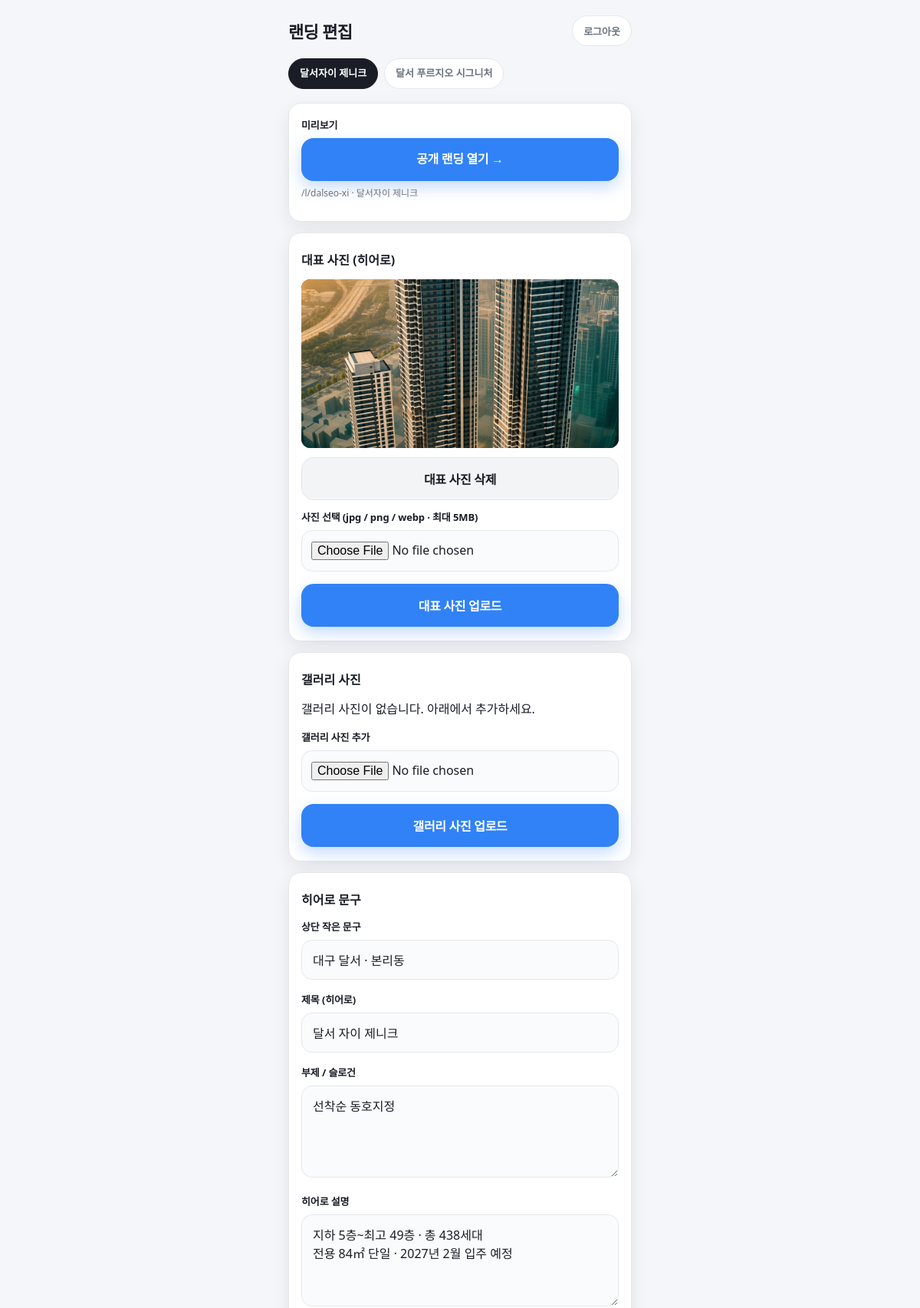
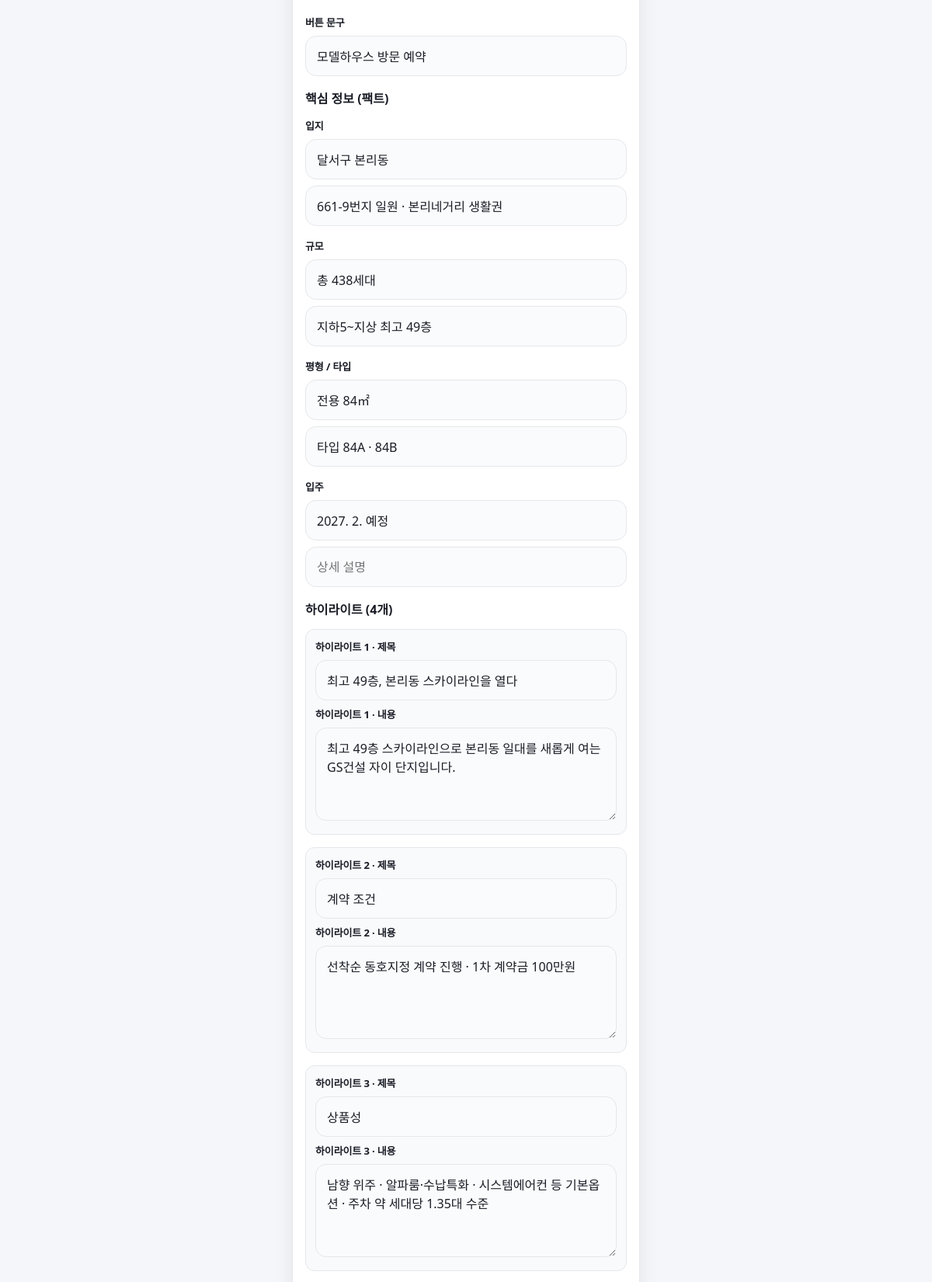
Screenshot of /admin/landing/dalseo-xi-zenique (signed in, upper part) with the database file from the repository (2 pictures, top to bottom).
### tables this page shows
CREATE TABLE landing_pages (
            slug TEXT PRIMARY KEY,
            hero_title TEXT NOT NULL DEFAULT '',
            hero_subtitle TEXT NOT NULL DEFAULT '',
            hero_cta TEXT NOT NULL DEFAULT '',
            hero_eyebrow TEXT NOT NULL DEFAULT '',
            hero_lead TEXT NOT NULL DEFAULT '',
            highlights_json TEXT NOT NULL DEFAULT '[]',
            price_range TEXT NOT NULL DEFAULT '',
            price_note TEXT NOT NULL DEFAULT '',
            disclaimer TEXT NOT NULL DEFAULT '',
            fact_location TEXT NOT NULL DEFAULT '',
            fact_location_detail TEXT NOT NULL DEFAULT '',
            fact_scale TEXT NOT NULL DEFAULT '',
            fact_scale_detail TEXT NOT NULL DEFAULT '',
            fact_unit TEXT NOT NULL DEFAULT '',
            fact_unit_detail TEXT NOT NULL DEFAULT '',
            fact_move_in TEXT NOT NULL DEFAULT '',
            fact_move_in_detail TEXT NOT NULL DEFAULT '',
            hero_image TEXT NOT NULL DEFAULT '',
            gallery_json TEXT NOT NULL DEFAULT '[]',
            updated_at TEXT NOT NULL DEFAULT (datetime('now','localtime'))
        );

### app/main.py (the view)
@app.get("/admin/landing/{slug}", response_class=HTMLResponse)
async def admin_landing_edit(request: Request, slug: str):
    if not require_admin(request):
        return RedirectResponse(url="/admin/login", status_code=status.HTTP_302_FOUND)
    slug = _safe_landing_slug(slug)
    if not slug:
        return templates.TemplateResponse(
            "error.html",
            {"request": request, "message": "랜딩을 찾을 수 없습니다.", "code": 404},
            status_code=404,
        )
    with database.db() as conn:
        landing = database.get_landing(conn, slug)
        if not landing:
            return templates.TemplateResponse(
                "error.html",
                {"request": request, "message": "랜딩을 찾을 수 없습니다.", "code": 404},
                status_code=404,
            )
        unread_count = database.count_unread(conn)
    return templates.TemplateResponse(
        "admin/landing.html",
        {
            "request": request,
            "landing": landing,
            "slug": slug,
            "label": database.LANDING_LABELS.get(slug, slug),
            "preview_path": database.LANDING_PREVIEW_PATHS.get(slug, f"/l/{slug}"),
            "landing_slugs": database.LANDING_SLUGS,
            "landing_labels": database.LANDING_LABELS,
            "unread_count": unread_count,
            "saved": request.query_params.get("saved") == "1",
            "error": request.query_params.get("error"),
            "info": request.query_params.get("info"),
        },
    )

### templates/admin/landing.html (shortened to what this page needs)
{% extends "base.html" %}
{% block body %}
  <div class="topbar">
    <h1>랜딩 편집</h1>
    <form method="post" action="/admin/logout" style="margin:0;">
      <button class="pill" type="submit" style="cursor:pointer;">로그아웃</button>
    </form>
  </div>
  <div class="nav-pills" style="flex-wrap:wrap;">
    {% for s in landing_slugs %}
    <a class="pill {% if slug==s %}active{% endif %}" href="/admin/landing/{{ s }}">{{ landing_labels.get(s, s) }}</a>
    {% endfor %}
  </div>
  <div class="card admin-landing-card">
    <div class="field" style="margin-bottom:10px;">
      <label>미리보기</label>
      <a class="btn btn-accent" href="{{ preview_path }}" target="_blank" rel="noopener" style="text-align:center;display:block;">
        공개 랜딩 열기 →
      </a>
      <div class="hint">{{ preview_path }} · {{ label }}</div>
    </div>
  </div>
  <div class="card admin-landing-card">
    <h2 class="admin-section-title">대표 사진 (히어로)</h2>
    {% if landing.hero_image %}
    <div class="admin-img-preview">
      <img src="{{ landing.hero_image }}" alt="히어로 이미지" />
    </div>
    <form method="post" action="/admin/landing/{{ slug }}/clear-hero" style="margin-bottom:12px;">
      <button class="btn btn-ghost" type="submit" style="width:100%;">대표 사진 삭제</button>
    </form>
    {% else %}
    <p class="hint" style="margin-top:0;">아직 업로드된 대표 사진이 없습니다.</p>
    {% endif %}
    <form method="post" action="/admin/landing/{{ slug }}/upload-hero" enctype="multipart/form-data">
      <div class="field">
        <label for="hero_file">사진 선택 (jpg / png / webp · 최대 5MB)</label>
        <input class="control admin-file" id="hero_file" name="image" type="file"
               accept="image/jpeg,image/png,image/webp,.jpg,.jpeg,.png,.webp" required />
      </div>
      <button class="btn btn-accent" type="submit">대표 사진 업로드</button>
    </form>
  </div>
  <div class="card admin-landing-card">
    <h2 class="admin-section-title">갤러리 사진</h2>
    {% if landing.gallery %}
    <ul class="admin-gallery-list">
      {% for img in landing.gallery %}
      <li class="admin-gallery-item">
        <img src="{{ img }}" alt="갤러리 {{ loop.index }}" />
        <div class="admin-gallery-actions">
          <form method="post" action="/admin/landing/{{ slug }}/gallery/move">
            <input type="hidden" name="index" value="{{ loop.index0 }}" />
            <input type="hidden" name="direction" value="up" />
            <button class="pill" type="submit" {% if loop.first %}disabled{% endif %}>▲</button>
          </form>
          <form method="post" action="/admin/landing/{{ slug }}/gallery/move">
            <input type="hidden" name="index" value="{{ loop.index0 }}" />
            <input type="hidden" name="direction" value="down" />
            <button class="pill" type="submit" {% if loop.last %}disabled{% endif %}>▼</button>
          </form>
          <form method="post" action="/admin/landing/{{ slug }}/gallery/delete"
                onsubmit="return confirm('이 사진을 삭제할까요?');">
            <input type="hidden" name="index" value="{{ loop.index0 }}" />
            <button class="pill pill-danger" type="submit">삭제</button>
          </form>
        </div>
      </li>
      {% endfor %}
    </ul>
    {% else %}
    <p class="hint" style="margin-top:0;">갤러리 사진이 없습니다. 아래에서 추가하세요.</p>
    {% endif %}
    <form method="post" action="/admin/landing/{{ slug }}/upload-gallery" enctype="multipart/form-data">
      <div class="field">
        <label for="gallery_file">갤러리 사진 추가</label>
        <input class="control admin-file" id="gallery_file" name="image" type="file"
               accept="image/jpeg,image/png,image/webp,.jpg,.jpeg,.png,.webp" required />
      </div>
      <button class="btn btn-accent" type="submit">갤러리 사진 업로드</button>
    </form>
  </div>
  <form class="card admin-landing-card" method="post" action="/admin/landing/{{ slug }}" accept-charset="UTF-8">
    <h2 class="admin-section-title">히어로 문구</h2>
    <div class="field">
      <label for="hero_eyebrow">상단 작은 문구</label>
      <input class="control" id="hero_eyebrow" name="hero_eyebrow" type="text"
             value="{{ landing.hero_eyebrow or '' }}" placeholder="예: 대구 달서 · 본리동" />
    </div>
    <div class="field">
      <label for="hero_title">제목 (히어로)</label>
      <input class="control" id="hero_title" name="hero_title" type="text"
             value="{{ landing.hero_title or '' }}" placeholder="단지명" />
    </div>
    <div class="field">
      <label for="hero_subtitle">부제 / 슬로건</label>
      <textarea class="control" id="hero_subtitle" name="hero_subtitle" rows="3"
                placeholder="한 줄 또는 두 줄 슬로건">{{ landing.hero_subtitle or '' }}</textarea>
    </div>
    <div class="field">
      <label for="hero_lead">히어로 설명</label>
      <textarea class="control" id="hero_lead" name="hero_lead" rows="3">{{ landing.hero_lead or '' }}</textarea>
    </div>
    <div class="field">
      <label for="hero_cta">버튼 문구</label>
      <input class="control" id="hero_cta" name="hero_cta" type="text"
             value="{{ landing.hero_cta or '' }}" placeholder="무료 상담 신청" />
    </div>
    <h2 class="admin-section-title">핵심 정보 (팩트)</h2>
    <div class="field">
      <label for="fact_location">입지</label>
      <input class="control" id="fact_location" name="fact_location" type="text"
             value="{{ landing.fact_location or '' }}" />
      <input class="control" style="margin-top:8px;" name="fact_location_detail" type="text"
             value="{{ landing.fact_location_detail or '' }}" placeholder="상세 설명" />
    </div>
    <div class="field">
      <label for="fact_scale">규모</label>
      <input class="control" id="fact_scale" name="fact_scale" type="text"
             value="{{ landing.fact_scale or '' }}" />
      <input class="control" style="margin-top:8px;" name="fact_scale_detail" type="text"
             value="{{ landing.fact_scale_detail or '' }}" placeholder="상세 설명" />
    </div>
    <div class="field">
      <label for="fact_unit">평형 / 타입</label>
      <input class="control" id="fact_unit" name="fact_unit" type="text"
             value="{{ landing.fact_unit or '' }}" />
      <input class="control" style="margin-top:8px;" name="fact_unit_detail" type="text"
             value="{{ landing.fact_unit_detail or '' }}" placeholder="상세 설명" />
    </div>
    <div class="field">
      <label for="fact_move_in">입주</label>
      <input class="control" id="fact_move_in" name="fact_move_in" type="text"
             value="{{ landing.fact_move_in or '' }}" />
      <input class="control" style="margin-top:8px;" name="fact_move_in_detail" type="text"
             value="{{ landing.fact_move_in_detail or '' }}" placeholder="상세 설명" />
    </div>
    <h2 class="admin-section-title">하이라이트 (4개)</h2>
    {% set hls = landing.highlights or [] %}
    {% for i in range(1, 5) %}
    {% set h = hls[i-1] if hls|length >= i else {'title':'','body':''} %}
    <div class="field admin-hl-block">
      <label>하이라이트 {{ i }} · 제목</label>
      <input class="control" name="hl{{ i }}_title" type="text" value="{{ h.title }}" />
      <label style="margin-top:8px;">하이라이트 {{ i }} · 내용</label>
      <textarea class="control" name="hl{{ i }}_body" rows="3">{{ h.body }}</textarea>
    </div>
    {% endfor %}
  </form>
{% endblock %}

### static/style.css (style rules this page uses)
:root { --bg: #f4f6f9; --card: #ffffff; --ink: #1a1d26; --muted: #6b7280; --line: #e5e7eb; --primary: #fee500; --primary-ink: #191919; --accent: #3182f6; --accent-soft: #e8f1ff; --danger: #e11d48; --success: #16a34a; --success-soft: #dcfce7; --radius: 16px; --shadow: 0 8px 24px rgba(26, 29, 38, 0.08); --tap: 52px; --safe-bottom: env(safe-area-inset-bottom, 0px); font-family: "Pretendard", "Apple SD Gothic Neo", "Noto Sans KR", system-ui, sans-serif; }
* { box-sizing: border-box; }
html, body { margin: 0; padding: 0; background: var(--bg); color: var(--ink); -webkit-tap-highlight-color: transparent; -webkit-text-size-adjust: 100%; }
a { color: inherit; text-decoration: none; }
button, input, select, textarea { font: inherit; color: inherit; }
.card { background: var(--card); border: 1px solid var(--line); border-radius: var(--radius); padding: 18px 16px; box-shadow: var(--shadow); }
.field { margin-bottom: 16px; }
.field label { display: block; font-size: 13px; font-weight: 700; margin-bottom: 8px; letter-spacing: -0.01em; }
.field .hint { font-size: 12px; color: var(--muted); font-weight: 500; margin-top: 6px; }
.control, select.control, textarea.control { width: 100%; min-height: var(--tap); padding: 14px 14px; border: 1.5px solid var(--line); border-radius: 14px; background: #fafbfc; outline: none; transition: border-color .15s, box-shadow .15s, background .15s; }
textarea.control { min-height: 120px; resize: vertical; line-height: 1.5; }
.btn { display: inline-flex; align-items: center; justify-content: center; gap: 8px; width: 100%; min-height: 56px; padding: 14px 18px; border: none; border-radius: 16px; font-size: 16px; font-weight: 800; cursor: pointer; letter-spacing: -0.02em; }
.btn-accent { background: var(--accent); color: #fff; box-shadow: 0 8px 20px rgba(49, 130, 246, 0.28); }
.btn-ghost { background: #fff; border: 1.5px solid var(--line); color: var(--ink); }
.topbar { display: flex; align-items: center; justify-content: space-between; gap: 12px; margin-bottom: 16px; }
.topbar h1 { margin: 0; font-size: 22px; letter-spacing: -0.03em; }
.nav-pills { display: flex; gap: 8px; overflow-x: auto; padding-bottom: 4px; margin-bottom: 14px; -webkit-overflow-scrolling: touch; }
.pill { flex: 0 0 auto; min-height: 40px; padding: 8px 14px; border-radius: 999px; border: 1.5px solid var(--line); background: #fff; font-size: 13px; font-weight: 700; color: var(--muted); white-space: nowrap; }
.pill.active { background: var(--ink); border-color: var(--ink); color: #fff; }
.admin-landing-card { margin-bottom: 14px; }
.admin-section-title { font-size: 16px; font-weight: 800; margin: 4px 0 14px; color: var(--ink); }
.admin-file { padding: 14px 12px; min-height: var(--tap); font-size: 16px; }
.admin-img-preview { border-radius: 12px; overflow: hidden; margin-bottom: 12px; background: #111; }
.admin-img-preview img { display: block; width: 100%; max-height: 220px; object-fit: cover; }
.btn-ghost { background: #f3f4f6; color: var(--ink); border: 1px solid var(--line); }
.admin-hl-block { padding: 12px; border-radius: 12px; background: #f8fafc; border: 1px solid var(--line); }

### rows the page displays
landing_pages: hero_image (picture), hero_eyebrow "대구 달서 · 본리동", hero_title "달서 자이 제니크", hero_subtitle "선착순 동호지정", hero_lead "지하 5층~최고 49층 · 총 438세대 전용 84㎡ 단일 · 2027년 2월 입주 예정", hero_cta "모델하우스 방문 예약", fact_location "달서구 본리동", fact_location_detail "661-9번지 일원 · 본리네거리 생활권", fact_scale "총 438세대", fact_scale_detail "지하5~지상 최고 49층", fact_unit "전용 84㎡", fact_unit_detail "타입 84A · 84B", fact_move_in "2027. 2. 예정"

### other values shown
{{ landing_labels.get(s, s) }} "달서자이 제니크" "달서 푸르지오 시그니처"
{{ preview_path }} "/l/dalseo-xi"
{{ label }} "달서자이 제니크"
{{ i }} "1" "2" "3"
